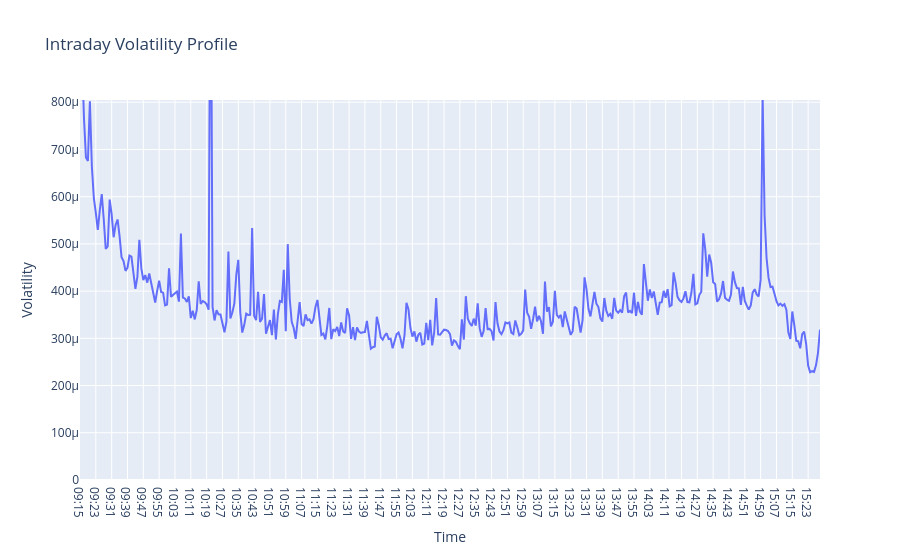

This figure's notebook cell:
### Code cell
import plotly.express as px
import pandas as pd

tod_df = pd.DataFrame({
    "Time": tod_vol.index,
    "Volatility": tod_vol.values
})

fig = px.line(
    tod_df,
    x="Time",
    y="Volatility",
    title="Intraday Volatility Profile"
)

fig.update_yaxes(
    range=[
        0,
        tod_df["Volatility"].quantile(0.99)
    ]
)

fig.show()

import plotly.io as pio

pio.write_html(
    fig,
    "plots/Intraday Volatility Profile.html"
)

print("Saved!")

### Figure 1 — Plotly figure (JSON) as saved in the notebook; plotly's stock layout.template omitted (floating-point values rounded to 4 significant figures; data arrays with more than 128 entries replaced by an {"elided": "..."} marker saying what was removed)
{"data": [{"hovertemplate": "Time=%{x}<br>Volatility=%{y}<extra></extra>", "legendgroup": "", "line": {"color": "#636efa", "dash": "solid"}, "marker": {"symbol": "circle"}, "mode": "lines", "name": "", "orientation": "v", "showlegend": false, "type": "scatter", "x": {"elided": "375 str values"}, "xaxis": "x", "y": {"elided": "375 float values"}, "yaxis": "y"}], "layout": {"legend": {"tracegroupgap": 0}, "title": {"text": "Intraday Volatility Profile"}, "xaxis": {"anchor": "y", "domain": [0, 1], "title": {"text": "Time"}}, "yaxis": {"anchor": "x", "domain": [0, 1], "range": [0, 0.0008047], "title": {"text": "Volatility"}}}}
